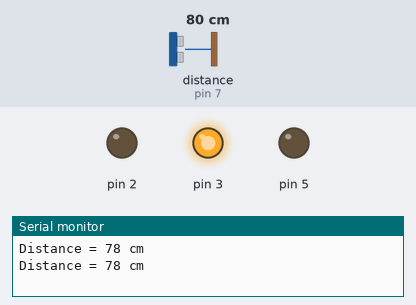
The sketch below on a simulated Arduino Uno, built with avr-gcc and run on an emulated ATmega328P. On the bench: output pins drawn as LEDs (lit = HIGH), the last lines printed to the serial monitor. Wiring (inferred from the names in the program): ultrasonic range finder: trigger pin 8; echo pin 7. The test bench sets the inputs (shaded band); at power-on: distance to the obstacle (sensor on pin 7) 80 cm. The echo pulse lasts 58.3 µs per cm; storage starts empty; the audio player accepts every command and is not drawn; pins used as bus, display or sensor lines are not drawn.

Above: at 1.8 s.
1.9 s: distance to the obstacle (sensor on pin 7) set to 11 cm
3.4 s: distance to the obstacle (sensor on pin 7) set to 8 cm
At 5.2 s:
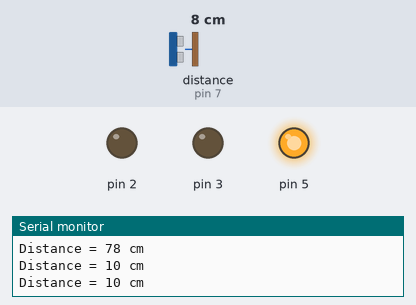
Timing chart, 0 to 6.7 s (numbered marks = the images above; inputs shaded):
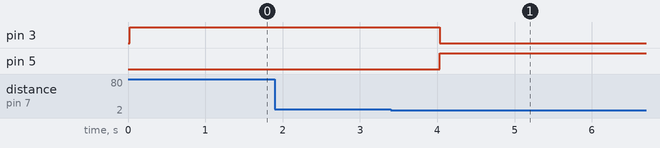

The sketch:

Project.ino
```cpp
#include "SD.h"
#define SD_ChipSelectPin 4 // ChipSelect 4
#include "TMRpcm.h"
#include "SPI.h"

TMRpcm tmrpcm;

const int TriggerPin = 8;      //Trig pin
const int EchoPin = 7;         //Echo pin
long Duration = 0;             //Duration

void setup() {
  // put your setup code here, to run once:
  tmrpcm.speakerPin = 9;       //Speaker output
  pinMode(3, OUTPUT);
  pinMode(5, OUTPUT);
  pinMode(2, OUTPUT);
  pinMode(TriggerPin,OUTPUT);  // Trigger is an output pin
  pinMode(EchoPin,INPUT);      // Echo is an input pin
  Serial.begin(9600);
  if (!SD.begin(SD_ChipSelectPin)) {
    Serial.println("SD fail");
    return;
  }
  tmrpcm.setVolume(5);
}

void loop() {
  // put your main code here, to run repeatedly:
    // put your main code here, to run repeatedly:
  digitalWrite(TriggerPin, LOW);
  delayMicroseconds(2);
  digitalWrite(TriggerPin, HIGH);          // Trigger pin to HIGH
  delayMicroseconds(10);                   // 10us high
  digitalWrite(TriggerPin, LOW);           // Trigger pin to HIGH

  Duration = pulseIn(EchoPin,HIGH);        // Waits for the echo pin to get high
                                           // returns the Duration in microseconds
  long Distance_cm = Distance(Duration);   // Use function to calculate the distance

  Serial.print("Distance = ");             // Output to serial
  Serial.print(Distance_cm);
  Serial.println(" cm");

  delay(1000);                             // Wait to do next measurement
}
long Distance(long time)
{
  long DistanceCalc;                      // Calculation variable

  DistanceCalc = ((time * 0.034) / 2);     // Actual calculation in cm
    //DistanceCalc = time / 74 / 2;         // Actual calculation in inches
                            // return calculated value return DistanceCalc
  if( DistanceCalc > 8)
  {
    digitalWrite(3, HIGH);
    digitalWrite(5, LOW);
    return DistanceCalc;
  }
  else
  {
    digitalWrite(5, HIGH);
    digitalWrite(3, LOW);
    tmrpcm.play("test.wav");
    delay(14000);
    return DistanceCalc;
  }
}
```

Measured:
- the behaviour switches between 10 and 9 cm on distance to the obstacle (sensor on pin 7) (found by bisection; images 0 and 1)
- after the input at 3.4 s, pin 3: HIGH → LOW after 0.63 s; pin 5: LOW → HIGH after 0.63 s
